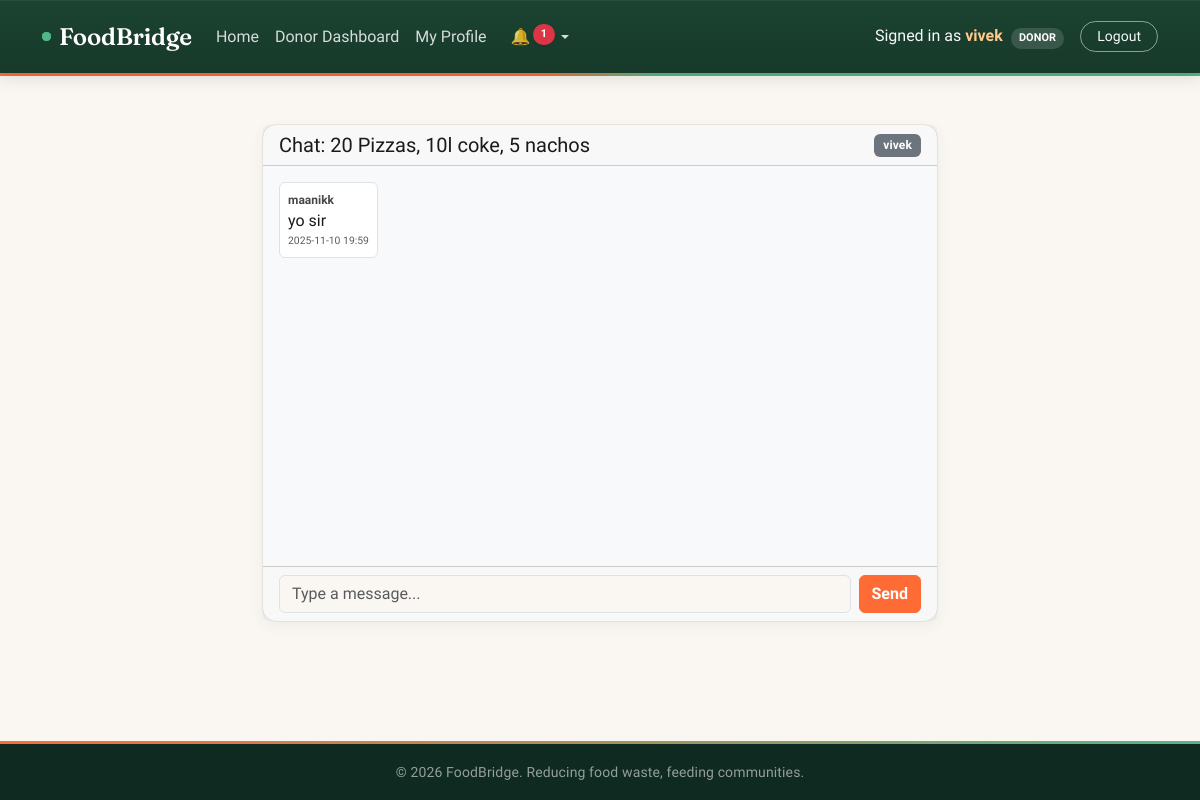
Screenshot of /chat/1 (signed in) with the database file from the repository.
### tables this page shows
CREATE TABLE donations (
    id INTEGER PRIMARY KEY AUTOINCREMENT,
    donor_id INTEGER NOT NULL,
    org_name TEXT NOT NULL,
    food_item TEXT NOT NULL,
    quantity TEXT NOT NULL,
    expiry_datetime TEXT NOT NULL,
    status TEXT NOT NULL DEFAULT 'Active',
    claimed_by INTEGER,
    created_at TIMESTAMP DEFAULT CURRENT_TIMESTAMP, category VARCHAR(50) DEFAULT 'Cooked Veg', unit VARCHAR(30) DEFAULT 'Servings', packaging_note VARCHAR(100) DEFAULT 'Not specified', address TEXT DEFAULT 'Address not provided', latitude REAL NULL, longitude REAL NULL,
    FOREIGN KEY (donor_id) REFERENCES users (id),
    FOREIGN KEY (claimed_by) REFERENCES users (id)
);

CREATE TABLE users (
    id INTEGER PRIMARY KEY AUTOINCREMENT,
    username TEXT UNIQUE NOT NULL,
    password TEXT NOT NULL,
    role TEXT NOT NULL,
    phone TEXT
);

CREATE TABLE messages (
    id INTEGER PRIMARY KEY AUTOINCREMENT,
    donation_id INTEGER NOT NULL,
    sender_id INTEGER NOT NULL,
    text TEXT NOT NULL,
    is_read INTEGER DEFAULT 0,
    created_at TIMESTAMP DEFAULT CURRENT_TIMESTAMP,
    FOREIGN KEY (donation_id) REFERENCES donations (id),
    FOREIGN KEY (sender_id) REFERENCES users (id)
);

### app.py (the view, shortened to what this page needs)
@app.route('/chat/<int:donation_id>', methods=['GET', 'POST'])
@login_required
def chat(donation_id):
    donation = execute_query(
        'SELECT * FROM donations WHERE id = ?',
        (donation_id,),
        fetchone=True
    )
    if not donation:
        flash("Donation not found.", "danger")
        return redirect(url_for('index'))
    execute_query(
        "UPDATE notifications SET is_read = 1 WHERE user_id = ? AND related_id = ? AND type = 'chat'",
        (session['user_id'], donation_id),
        commit=True)
    messages = execute_query(
        'SELECT m.*, u.username FROM messages m JOIN users u ON m.sender_id = u.id WHERE donation_id = ? ORDER BY m.created_at',
        (donation_id,),
        fetchall=True
    )
    safe_messages = []
    if messages:
        for m in messages:
            msg_dict = dict(m)
            if 'created_at' in msg_dict and msg_dict['created_at'] is not None:
                msg_dict['created_at'] = str(msg_dict['created_at'])
            safe_messages.append(msg_dict)
    return render_template('chat.html', donation=donation, messages=safe_messages)

### app.py (called while the page is built)
def get_db():
    if DATABASE_URL:
        db_url = DATABASE_URL.replace("postgres://", "postgresql://", 1)
        conn = psycopg2.connect(db_url, cursor_factory=RealDictCursor)
        return conn
    else:
        conn = sqlite3.connect('foodbridge.db')
        conn.row_factory = sqlite3.Row
        return conn

def execute_query(query, params=(), fetchone=False, fetchall=False, commit=False, return_id=False):
    conn = get_db()
    cursor = conn.cursor()
    if DATABASE_URL:
        formatted_query = query.replace('?', '%s')
        if return_id:
            formatted_query += " RETURNING id"
    else:
        formatted_query = query
    cursor.execute(formatted_query, params)
    result = None
    if return_id:
        if DATABASE_URL:
            row = cursor.fetchone()
            result = row['id'] if isinstance(row, dict) else row[0]
        else:
            result = cursor.lastrowid
    elif fetchone:
        result = cursor.fetchone()
    elif fetchall:
        result = cursor.fetchall()
    if commit:
        conn.commit()
    cursor.close()
    conn.close()
    return result

@app.context_processor
def inject_notifications():
    if 'user_id' in session:
        row = execute_query('SELECT COUNT(*) as count FROM notifications WHERE user_id = ? AND is_read = 0', (session['user_id'],), fetchone=True)
        count = row['count'] if row else 0
        recent = execute_query('SELECT * FROM notifications WHERE user_id = ? ORDER BY created_at DESC LIMIT 5', (session['user_id'],), fetchall=True)
        safe_recent = []
        if recent:
            for n in recent:
                n_dict = dict(n)
                if 'created_at' in n_dict and n_dict['created_at']:
                    n_dict['created_at'] = str(n_dict['created_at'])
                safe_recent.append(n_dict)
        return dict(notif_count=count, recent_notifs=safe_recent)
    return dict(notif_count=0, recent_notifs=[])

def login_required(f):
    @wraps(f)
    def decorated_function(*args, **kwargs):
        if 'user_id' not in session:
            return redirect(url_for('login'))
        return f(*args, **kwargs)
    return decorated_function

### templates/chat.html (shortened to what this page needs)
{% extends "base.html" %}
{% block content %}
<div class="container mt-4" style="max-width: 700px;">
  <div class="card mb-3">
    <div class="card-header d-flex justify-content-between align-items-center">
      <h5 class="mb-0">Chat: {{ donation.food_item }}</h5>
      <span class="badge bg-secondary">{{ donation.org_name }}</span>
    </div>
    <div class="card-body" id="chat-box" style="height: 400px; overflow-y: auto; background-color: #f8f9fa;">
      {% if messages %}
        {% for msg in messages %}
          {% set is_me = (msg.sender_id == session.user_id) %}
          <div class="d-flex flex-column {% if is_me %}align-items-end{% else %}align-items-start{% endif %} mb-3">
            <div class="p-2 rounded {% if is_me %}bg-primary text-white{% else %}bg-white border{% endif %}" style="max-width: 75%;">
              <div class="fw-bold" style="font-size: 0.75rem; opacity: 0.8;">
                {{ 'You' if is_me else msg.username }}
              </div>
              <div>{{ msg.text }}</div>
              <div class="text-end" style="font-size: 0.65rem; opacity: 0.7;">
                {{ msg.created_at[:16] if msg.created_at else '' }}
              </div>
            </div>
          </div>
        {% endfor %}
      {% else %}
        <p class="text-center text-muted my-5">No messages yet. Start the conversation below!</p>
      {% endif %}
    </div>
    <div class="card-footer">
      <form method="POST" action="{{ url_for('chat', donation_id=donation.id) }}" class="d-flex gap-2">
        <input type="text" name="message" class="form-control" placeholder="Type a message..." required autocomplete="off">
        <button type="submit" class="btn btn-primary">Send</button>
      </form>
    </div>
  </div>
</div>
{% endblock %}

### templates/base.html (shortened to what this page needs)
<!DOCTYPE html>
<html lang="en">
<head>
  <link href="https://cdn.jsdelivr.net/npm/bootstrap@5.3.3/dist/css/bootstrap.min.css" rel="stylesheet">
</head>
<body>
  <nav class="navbar navbar-expand-lg navbar-dark">
    <div class="container">
      <a class="navbar-brand" href="{{ url_for('index') }}">
        <span class="brand-pulse" aria-hidden="true"></span>
        FoodBridge
      </a>
      <div class="collapse navbar-collapse" id="navbarNav">
        <ul class="navbar-nav me-auto align-items-lg-center">
          <li class="nav-item">
            <a class="nav-link" href="{{ url_for('index') }}">Home</a>
          </li>
          {% if session.get('user_id') %}
            {% if session.get('role') == 'donor' %}
              <li class="nav-item">
                <a class="nav-link" href="{{ url_for('donor') }}">Donor Dashboard</a>
              </li>
            {% elif session.get('role') == 'ngo' %}
              <li class="nav-item">
                <a class="nav-link" href="{{ url_for('ngo') }}">Available Donations</a>
              </li>
            {% endif %}
            <li class="nav-item">
              <a class="nav-link" href="{{ url_for('profile') }}">My Profile</a>
            </li>
            <li class="nav-item dropdown ms-lg-2">
              <a class="nav-link dropdown-toggle d-flex align-items-center" href="#" id="notifDropdown" role="button" data-bs-toggle="dropdown" aria-expanded="false">
                🔔 <span class="d-lg-none ms-1">Alerts</span>
                <span id="notif-badge" class="badge bg-danger ms-1 rounded-pill shadow-sm {% if notif_count == 0 %}d-none{% endif %}">
                  {{ notif_count }}
                </span>
              </a>
            </li>
          {% endif %}
        </ul>
        <ul class="navbar-nav ms-auto align-items-lg-center mt-3 mt-lg-0">
          {% if session.get('user_id') %}
            <li class="nav-item me-3 mb-2 mb-lg-0">
              <span class="navbar-text text-light">
                Signed in as <strong class="text-warning">{{ session.get('username') }}</strong>
                <span class="badge role-badge ms-1 rounded-pill">{{ session.get('role')|upper }}</span>
              </span>
            </li>
            <li class="nav-item">
              <a class="btn btn-outline-light btn-sm rounded-pill px-3" href="{{ url_for('logout') }}">Logout</a>
            </li>
          {% endif %}
        </ul>
      </div>
    </div>
  </nav>
  <div class="navbar-bridge-rule"></div>
  <main class="container mt-4 mb-5">
    {% block content %}{% endblock %}
  </main>
  <footer class="text-white text-center py-3 mt-auto">
    <div class="container">
      <small>&copy; 2026 FoodBridge. Reducing food waste, feeding communities.</small>
    </div>
  </footer>
</body>
</html>

### templates/base.html (style rules this page uses)
:root { --forest: #1B4332; --forest-dark: #12302300; --forest-deep: #0F2A20; --rescue: #FF6B35; --rescue-dark: #E4551F; --fresh: #52B788; --fresh-dark: #3E9C6E; --bg: #FAF7F2; --surface: #FFFFFF; --ink: #1C1917; --muted: #6B7280; --hairline: #E7E2D9; --bs-primary: var(--rescue); --bs-success: var(--fresh); --bs-body-bg: var(--bg); --bs-body-color: var(--ink); --bs-body-font-family: 'Public Sans', system-ui, -apple-system, sans-serif; }
body { background-color: var(--bg); color: var(--ink); min-height: 100vh; display: flex; flex-direction: column; font-family: 'Public Sans', system-ui, -apple-system, sans-serif; }
main { flex: 1; }
.navbar { background: linear-gradient(180deg, var(--forest) 0%, #17392A 100%); padding-top: 0.85rem; padding-bottom: 0.85rem; position: sticky; top: 0; z-index: 1030; box-shadow: 0 1px 0 rgba(255,255,255,0.06) inset, 0 6px 16px rgba(0,0,0,0.10); }
.navbar-bridge-rule { height: 3px; width: 100%; background: linear-gradient(90deg, var(--rescue) 0%, var(--rescue) 45%, var(--fresh) 55%, var(--fresh) 100%); }
.navbar-brand { font-family: 'Fraunces', Georgia, serif; font-weight: 600; font-size: 1.5rem; letter-spacing: -0.01em; color: #FFFFFF !important; display: inline-flex; align-items: center; gap: 0.5rem; }
.brand-pulse { position: relative; width: 9px; height: 9px; border-radius: 50%; background: var(--fresh); flex-shrink: 0; }
.brand-pulse::after { content: ""; position: absolute; inset: 0; border-radius: 50%; background: var(--fresh); animation: pulse-ring 2.2s ease-out infinite; }
.navbar-nav .nav-link { color: rgba(255,255,255,0.82); font-weight: 500; padding: 0.5rem 0.9rem; border-radius: 8px; transition: background-color 0.15s ease, color 0.15s ease; }
.navbar-text strong.text-warning { color: #FFC98B !important; font-weight: 600; }
.navbar .btn-outline-light { border-color: rgba(255,255,255,0.5); font-weight: 500; }
.role-badge { background-color: rgba(255,255,255,0.14); color: #fff; font-weight: 600; letter-spacing: 0.03em; font-size: 0.68rem; }
#notif-badge { font-size: 0.68rem; transform: translate(-2px, -2px); }
.btn { font-weight: 600; }
.btn-primary { background-color: var(--rescue); border-color: var(--rescue); color: #fff; }
.card { border-radius: 14px; border: 1px solid var(--hairline); box-shadow: 0 4px 14px rgba(27, 67, 50, 0.06); background-color: var(--surface); }
.badge { padding: 0.45em 0.75em; font-weight: 600; letter-spacing: 0.01em; }
footer { background: var(--forest-deep); border-top: 3px solid transparent; border-image: linear-gradient(90deg, var(--rescue), var(--fresh)) 1; }
footer small { color: rgba(255,255,255,0.55); letter-spacing: 0.01em; }

### rows the page displays
donations: get "vivek", food_item "20 Pizzas, 10l coke, 5 nachos", org_name "vivek"
messages: text "yo sir", created_at "2025-11-10 19:59"
users: username "maanikk"

### other values shown
{{ notif_count }} "1"
{{ session.get('role')|upper }} "DONOR"
